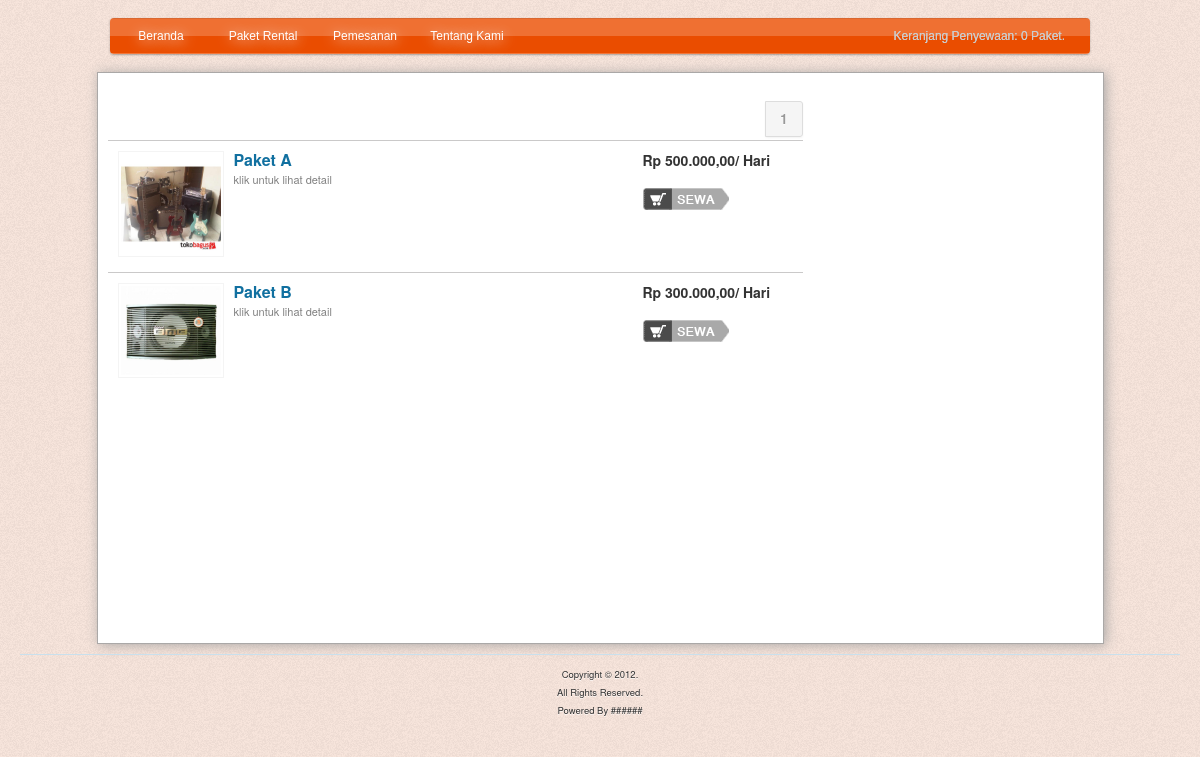
/item.php, run on the app's committed database.
### tables this page shows
CREATE TABLE IF NOT EXISTS `paket` (
  `id` int(11) NOT NULL AUTO_INCREMENT,
  `name` varchar(255) NOT NULL,
  `detail` mediumtext NOT NULL,
  `dendaperhari` decimal(10,0) NOT NULL,
  `amount` decimal(65,0) NOT NULL,
  `image` varchar(255) NOT NULL,
  PRIMARY KEY (`id`)
);

### Application/functions.inc.php (called while the page is built, shortened)
<?php
function writeShoppingCart() {
	$cart = $_SESSION['cart'];
	if (!$cart) {
		return '0 Paket.';
	} else {
		return "<a href='rentalcart.php' id='haveItemInCart'>".count($cart)." Paket.</a>";
	}
}
?>

### Application/repository/BookRepository.php (called while the page is built, shortened)
<?php
    function getPakets($offset){
        $qry = "Select * from paket limit 10 offset $offset";
        $result = mysql_query($qry);
        $paket = array();
        while($row = mysql_fetch_array($result)){
            array_push($paket, $row);
        }
        return $paket;
    }
    function countPaket(){
        if($category == ''){
            $qry = "select count(*) as total from paket";
        }
        else{
            $qry = "select count(*) as total from book where stock > 0 and kategori = '$category'";
        }
        $result = mysql_query($qry);
        while($row = mysql_fetch_array($result)){
            $total = $row[total];
        }
        return $total;
    }
?>

### Application/helper.php (called while the page is built, shortened)
<?php
    function convertCurr($amount){
       return "Rp ".number_format($amount, 2, ",", ".");
    }
?>

### views/listbook.php (the view, shortened to what this page needs)
<?php
    function showPaket($books){
        for($i=0;$i < count($books); $i++){
            $html[] = "<li>
            <a href='/rent-band/images/books/".$books[$i][image]."' target='_blank'>
            <img src='/rent-band/images/books/".$books[$i][image]."'>
            </a>
            <div class='w320 left'>
            <span class='c_blue_kompas font16'><strong><a href='/rent-band/detailpaket.php?id=".$books[$i][id]."'>".$books[$i]['name']."</a></strong></span><br>
            <span class='font11 c_abu font11'>klik untuk lihat detail</span><br><br>
            <span class='font11 c_abu font12'></span><br>
            </div>
            <div class='right w150'>
            <span class='font14'><b>".convertCurr($books[$i]['amount'])."/ Hari</b></span>
            <br><br>
            <span class='beli'><a href='/rent-band/Application/cart.php?action=add&id=".$books[$i]['id']."'></a></span>
            </div>
            <div class='clearit pt_5'></div>
            </li>";
        }
        return join('',$html);
    }
    function showPagging($currPage){
        $total = countPaket();
        $totalPage = ceil($total / 10);
        $html[] = "<div class='pagination'><ul>";
            $url = "/rent-band/books.php?";
        for($i = 1; $i <= $totalPage; $i++){
            if($i == $currPage){
               $html[] = "<li class='active'><a>".$i."</a></li>";
            }
            else
            {
                $html[] = "<li><a href='".$url."cp=".$i."'>".$i."</a></li>";
            }
        }
        $html[] = "</ul></div>";
        return join("",$html);
    }
?>

### item.php (shortened to what this page needs)
<!DOCTYPE html>
<html>
    <head>
        <link href="/rent-band/css/site.css" rel="stylesheet"/>
        <link href="/rent-band/css/books.css" rel="stylesheet"/>
        <link href="/rent-band/css/bootstrap.css" rel="stylesheet"/>
    </head>
    <body>
        <?php include_once 'views/navigation.php'; ?>
        <?php
             require_once('Application/helper.php');
             require_once('Application/repository/BookRepository.php');
             require_once('views/listbook.php');
             if($_GET["cp"] == null){
                 $currPage = 1;
             }
             else{
                 $currPage = $_GET["cp"];
             }
             $paket = getPakets($currPage - 1);
        ?>
        <div class="container-page">
            <table cellspacing="0" cellpadding="0" width="100%;">
                <thead>
                    <tr>
                        <th style="text-align:right;width:625px;" colspan="3">
                            <div>
                                <?php
                                    echo showPagging($currPage);
                                ?>
                            </div>
                        </th>
                        <th valign="bottom">
                        </th>
                    </tr>
                </thead>
                <tbody>
                    <tr>
                        <td width="625px" colspan="3">
                            <ul id="list-books">
                                <?php
                                    echo showPaket($paket);
                                ?>
                            </ul>
                        </td>
                        <td valign="top" width="290px" align="right">
                        </td>
                    </tr>
                </tbody>
            </table>
        </div>
	<?php include_once 'views/footer.php'; ?>
    </body>
</html>

### views/navigation.php (shortened to what this page needs)
<link href="/rent-band/css/navigation.css" rel="stylesheet"/>
<nav id="globalheader" class='apple globalheader-js noinset svg globalheader-loaded globalheader-loaded'>
			<ul id="globalnav" role="navigation">
				<li id="gn-store">
					<a href="/rent-band/index.php">
						<span>Beranda</span>
					</a>
				</li>
				<li>
					<a href="/rent-band/item.php">
						<span>Paket Rental</span>
					</a>
				</li>
				<li>
					<a href="/rent-band/rentalcart.php">
						<span>Pemesanan</span>
					</a>
				</li>
				<li>
					<a href="/rent-band/aboutus.php">
						<span>Tentang Kami</span>
					</a>
				</li>
				<li style="width:100%;text-align:right;padding-right:5px;padding-left:50px;">
					<div>
                                            <span style="text-align:right;padding-right:20px;color:#ccc;text-shadow: 0 0 0;" id="spanCart">Keranjang Penyewaan: <?php include_once 'cart.php'; ?></span>
				</li>
			</ul>
		</nav>

### cart.php (shortened to what this page needs)
<?php
    include_once 'Application/functions.inc.php';
    echo writeShoppingCart();
?>

### views/footer.php
<div class='footer'>
	Copyright &copy; <?php echo date('Y'); ?>.<br/>
                    All Rights Reserved.<br/>
                    <?php echo "Powered By ######"; ?>
</div>

### css/site.css (style rules this page uses)
body { font-family: Arial, Helvetica, sans-serif; letter-spacing:0; color:#434343; background:#efefef url(/rent-band/images/home/background.png) repeat top center; padding:20px 0; position:relative; text-shadow:0 1px 0 rgba(255,255,255,.8); -webkit-font-smoothing: subpixel-antialiased; }
.container-page { width: 985px; min-height: 550px; margin: auto; padding: 10px; background-color: white; border: 1px solid #AAA8A7; box-shadow: 2px 1px 12px #aaa8a7; }
.footer { padding: 10px; margin: 10px 20px; font-size: 9.5px; text-align: center; border-top: 1px solid #C9E0ED; }

### css/books.css (style rules this page uses)
ul#list-books { padding: 0px; margin: 0px; margin-top: -15px; list-style: none; }
ul#list-books li { text-align: center; padding: 10px; text-align: left; border-top:1px solid #cac9c9; }
ul#list-books li img { border: 1px solid #F4F4F4; padding: 2px; width: 100px; margin-right: 10px; float: left; border-image: initial; }
.w320 { width: 320px; }
.left { float: left; }
.font16 { font-size: 16px; }
.c_blue_kompas { color: #1170A0; cursor:pointer; }
.c_blue_kompas a { text-decoration: none; color: #1170A0; }
.font11 { font-size: 11px; }
.c_abu { color: gray; }
.w150 { width: 150px; }
.right { float: right; }
.font14 { font-size: 14px; }
.clearit { clear: both; font-size: 0px; margin: 0px; padding: 0px; }
.pt_5 { padding-top: 5px; }
.beli a { background: url(/rent-band/images/book/sewa.png)no-repeat; width: 90px; height: 22px; display: block; }

### data on the page
paket: image (picture), name "Paket A", amount "Rp 500.000,00"
paket: image (picture), name "Paket B", amount "Rp 300.000,00"

### other printed values
writeShoppingCart() "0 Paket."
